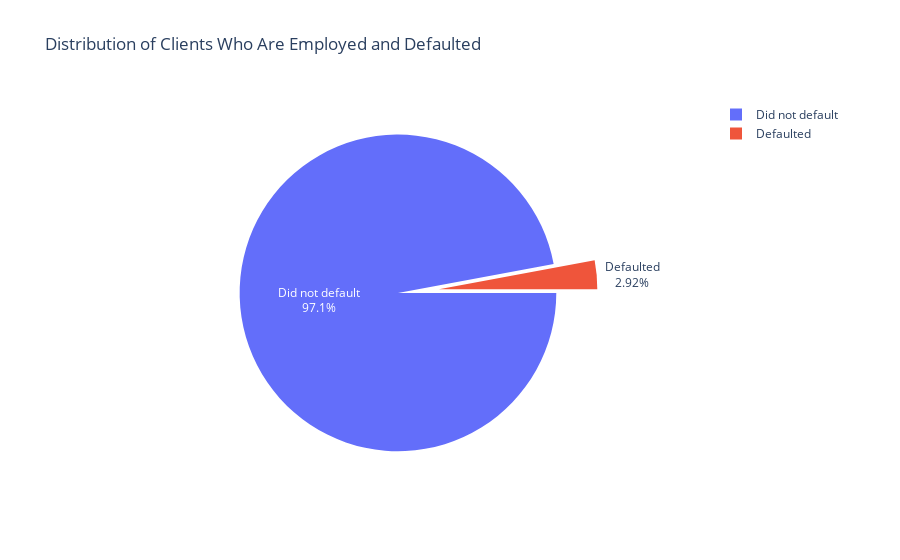

Notebook code for this chart:
### Code cell
# Checking class balance among those who are employed
fig = px.pie(employed, values = employed['Defaulted'].value_counts(), names = ['Did not default','Defaulted'], title = 'Distribution of Clients Who Are Employed and Defaulted')
fig.update_traces(rotation=90, pull = [0.2,0.06,0.06,0.06,0.06], textinfo = "percent+label")
fig.show()

### Figure 1 — Plotly figure (JSON) as saved in the notebook; plotly's stock layout.template omitted (floating-point values rounded to 4 significant figures)
{"data": [{"domain": {"x": [0, 1], "y": [0, 1]}, "hovertemplate": "label=%{label}<br>value=%{value}<extra></extra>", "labels": ["Did not default", "Defaulted"], "legendgroup": "", "name": "", "showlegend": true, "values": [6850, 206], "type": "pie", "pull": [0.2, 0.06, 0.06, 0.06, 0.06], "rotation": 90, "textinfo": "percent+label"}], "layout": {"legend": {"tracegroupgap": 0}, "title": {"text": "Distribution of Clients Who Are Employed and Defaulted"}, "autosize": true}}
